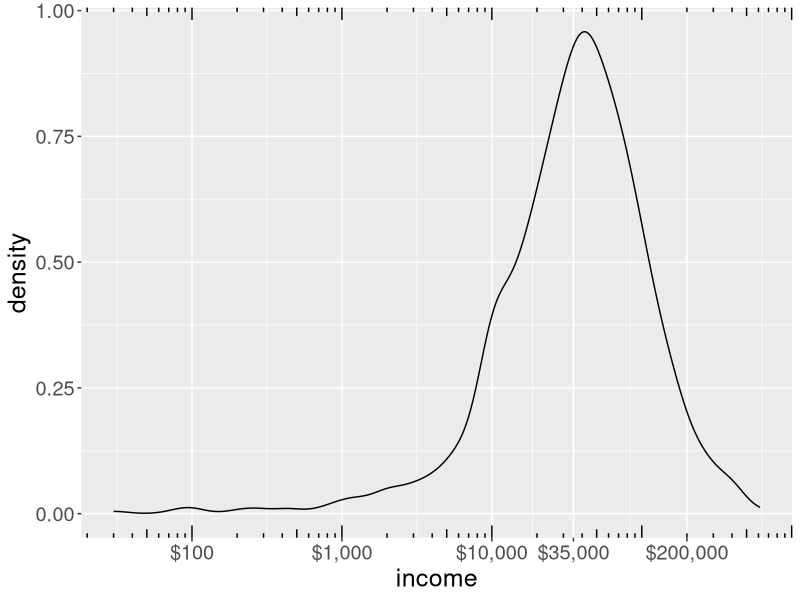

This chart was generated by the following R code:
library(ggplot2)
library(scales)

custdata_v1 <- read.table('custdata.tsv',header=T,sep='\t')

income_stat <- boxplot.stats(custdata_v1$income)$stats

income_stat_str <- paste(income_stat, collapse=" ")

ggplot(custdata_v1) + geom_density(aes(x=income)) +
  scale_x_log10(breaks=c(100,1000,10000,35000,200000),labels=dollar) +
  annotation_logticks(sides="bt") + theme(text = element_text(size = 18))






























